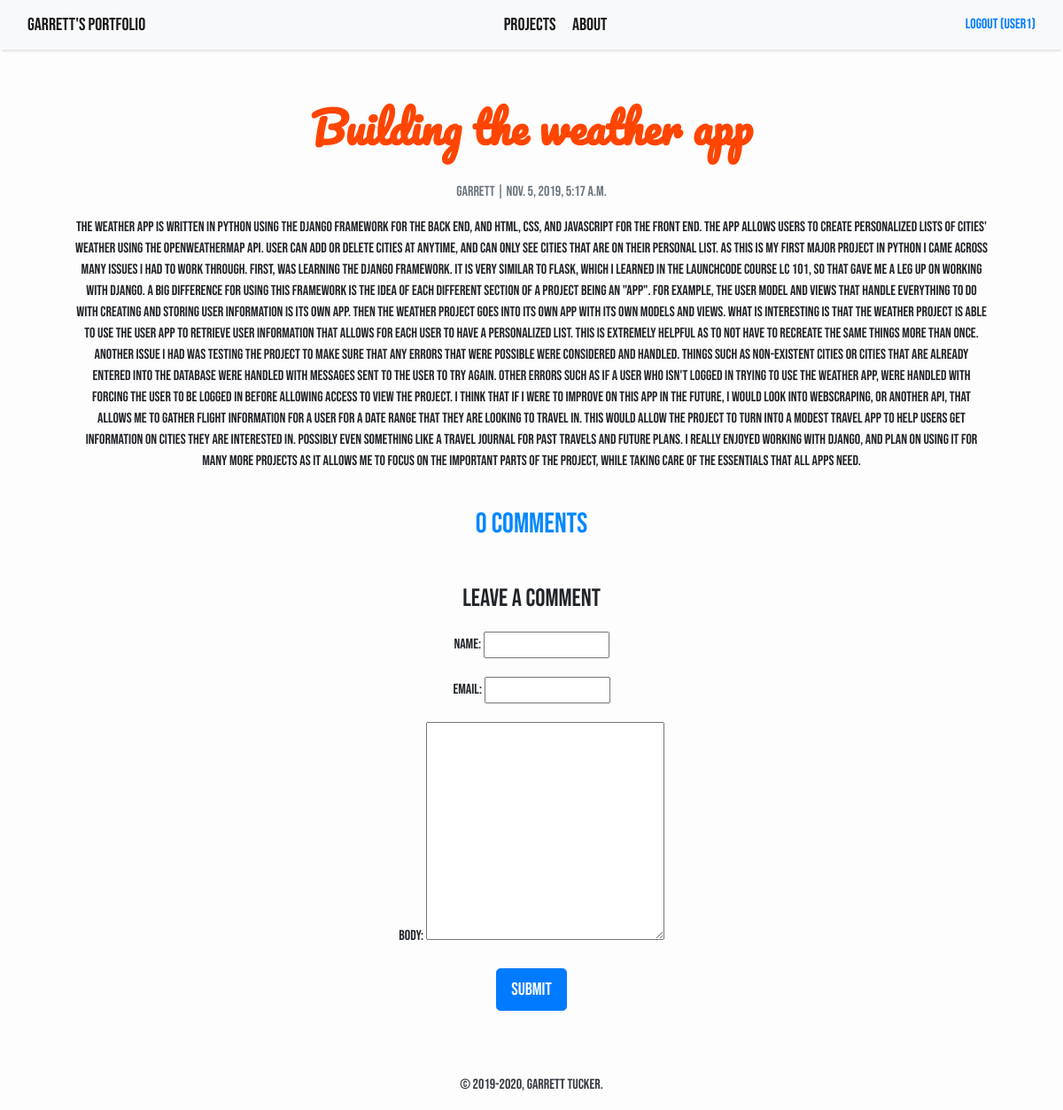
The app's page /blog/blog/weather-app/ (signed in) with its own data.
### blog/models.py (models this page shows, shortened)
class Post(models.Model):
    title = models.CharField(max_length=200, unique=True)
    slug = models.SlugField(max_length=200, unique=True)
    author = models.ForeignKey(User, on_delete= models.CASCADE,related_name='blog_posts')
    updated_on = models.DateTimeField(auto_now= True)
    content = models.TextField()
    created_on = models.DateTimeField(auto_now_add=True)
    status = models.IntegerField(choices=STATUS, default=0)
    class Meta:
        ordering = ['-created_on']

### blog/views.py (the view)
# urls.py: path('blog/<slug:slug>/', views.post_detail, name='post_detail'),
def post_detail(request, slug):
    template_name = 'post_detail.html'
    post = get_object_or_404(Post, slug=slug)
    comments = post.comments.filter(active=True)
    new_comment = None
    if request.method == 'POST':
        comment_form = CommentForm(data=request.POST)
        if comment_form.is_valid():
            new_comment = comment_form.save(commit=False)
            new_comment.post = post
            new_comment.save()
    else:
        comment_form = CommentForm()
    return render(request, template_name, {'post': post,
                                           'comments': comments,
                                           'new_comment': new_comment,
                                           'comment_form': comment_form})

### blog/forms.py
class CommentForm(forms.ModelForm):
    class Meta:
        model = Comment
        fields = ('name', 'email', 'body')

### blog/templates/post_detail.html (shortened to what this page needs)
{% extends 'portfolio/base.html' %} {% block content %}
{% load crispy_forms_tags %}
<div class="container" id="blog-container">
  <div class="row">
    <div class="col-md-12 top">
      <div class="card-body">
        <h1>{% block title %} {{ post.title }} {% endblock title %}</h1>
        <br>
        <p class=" text-muted">{{ post.author }} | {{ post.created_on }}</p>
        <p class="card-text ">{{ post.content | safe }}</p>
      </div>
    </div>
    <div class="col-md-12">
      <div class="card-body">
        <h2>{{ comments.count }} comments</h2>
      </div>
    </div>
    <div class="col-md-12">
      <div class="card-body">
        {% if new_comment %}
        <div class="alert alert-success" role="alert">
          Your comment is awaiting moderation
        </div>
        {% else %}
        <h3>Leave a comment</h3>
        <form method="post" style="margin-top: 1.3em;">
          {{ comment_form.as_p }}
          <button type="submit" class="btn btn-primary  btn-lg">Submit</button>
        </form>
        {% endif %}
      </div>
    </div>
  </div>
</div>
{% endblock content %}

### portfolio/templates/portfolio/base.html (shortened to what this page needs)
{% load static %}
<html>
    <head>
        <link rel="stylesheet" href="https://maxcdn.bootstrapcdn.com/bootstrap/4.0.0/css/bootstrap.min.css"
 />
    </head>
    <body>
        <nav class="navbar-fixed-top">
        <nav
         class="navbar navbar-expand-lg navbar-light bg-light shadow" id="mainNav">
            <div class="container-fluid">
                <a class="navbar-brand" href="{% url 'portfolio:home' %}">Garrett's Portfolio</a>
                <div id="projects-about-contact">
                    <a class="navbar-brand" href="{% url 'portfolio:home' %}#projects">Projects</a>
                    <a class="navbar-brand" href="{% url 'portfolio:home' %}#about-contact">About</a>
                </div>
                <div>
                    {% if user.is_authenticated %}
                        <a href="{% url 'logout' %}">Logout ({{user.get_username}})</a>
                    {% else %}
                        <a href="{% url 'login' %}">Login</a>
                        <a href="{% url 'register' %}">Register</a>
                    {% endif %}
                </div>
            </div>
        </nav>
        </nav>
        {% block content %}{% endblock content %}
        <footer class="py-3 bg-grey">
            <p class="m-0 text-dark text-center ">&copy; 2019<script>new Date().getFullYear()>2010&&document.write("-"+new Date().getFullYear());</script>, Garrett Tucker.</p>
        </footer>
    </body>
</html>

### portfolio/templates/portfolio/base.html (style rules this page uses)
.navbar-fixed-top { position: fixed; right: 0; left: 0; z-index: 999; }
.row { padding: 20px; }
div { text-align: center; }
body { font-family: 'Bebas Neue', cursive; font-size: 16px; background-color: #fdfdfd; }
.shadow { box-shadow: 0 4px 2px -2px rgba(0, 0, 0, 0.1); }
h1 { color: orangered; font-family: 'Pacifico', cursive; font-weight: bold; font-size: 48px; }
h2, h4 { color: #0087ff; }
#blog-container { padding-top: 75px; }

### records on screen
Post: title "Building the weather app", author "garrett", created_on "Nov. 5, 2019, 5:17 a.m.", content "The weather app is written in Python using the Django framework for the back end, and HTML, CSS, and Javascript for the front end. The app allows users to create personalized lists of cities' weather using the OpenWeatherMap API. User can add or delete cities at anytime, and can only see cities that are on their personal list. As this is my first major project in Python I came across many issues I had to work through. First, was learning the Django framework. It is very similar to Flask, which I learned in the Launchcode course LC 101, so that gave me a leg up on working with Django. A big difference for using this framework is the idea of each different section of a project being an \"app\".…"

### other values on screen
{{ user.get_username }} "User1"
{{ comments.count }} "0"
